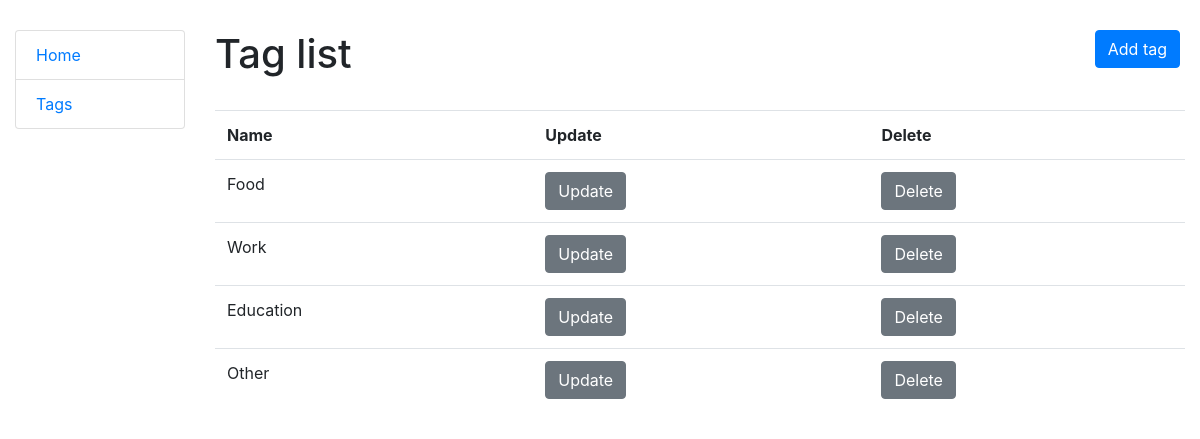
The app's page /tags/ with its own data.
### todo/models.py (models this page shows, shortened)
class Tag(models.Model):
    name = models.CharField(max_length=100)

### todo/views.py (the view)
# urls.py: path("tags/", TagListView.as_view(), name="tag-list"),
class TagListView(generic.ListView):
    model = Tag

### templates/todo/tag_list.html
{% extends "base.html" %}
{% block content %}
    <h1>
    Tag list
    <a href="{% url 'todo:tag-create' %}" class="btn btn-primary link-to-page">
      Add tag
    </a>
  </h1>
  <br>
  {% if tag_list %}
    <table class="table">
      <tr>
        <th>Name</th>
        <th>Update</th>
        <th>Delete</th>
      </tr>
      {% for tag in tag_list %}
        <tr>
          <td>{{ tag.name }}</td>
          <td><a href="{% url "todo:tag-update" pk=tag.id %} " class="btn btn-secondary">Update</a></td>
          <td><a href="{% url "todo:tag-delete" pk=tag.id %} " class="btn btn-secondary">Delete</a></td>
        </tr>
      {% endfor %}
    </table>
  {% else %}
    <p>There are no tags!</p>
  {% endif %}
{% endblock %}

### static/css/style.css (style rules this page uses)
body { margin-top: 30px; }
.link-to-page { float: right; margin: 0 5px 0 5px; }

### records on screen
Tag: name "Food"
Tag: name "Work"
Tag: name "Education"
Tag: name "Other"
